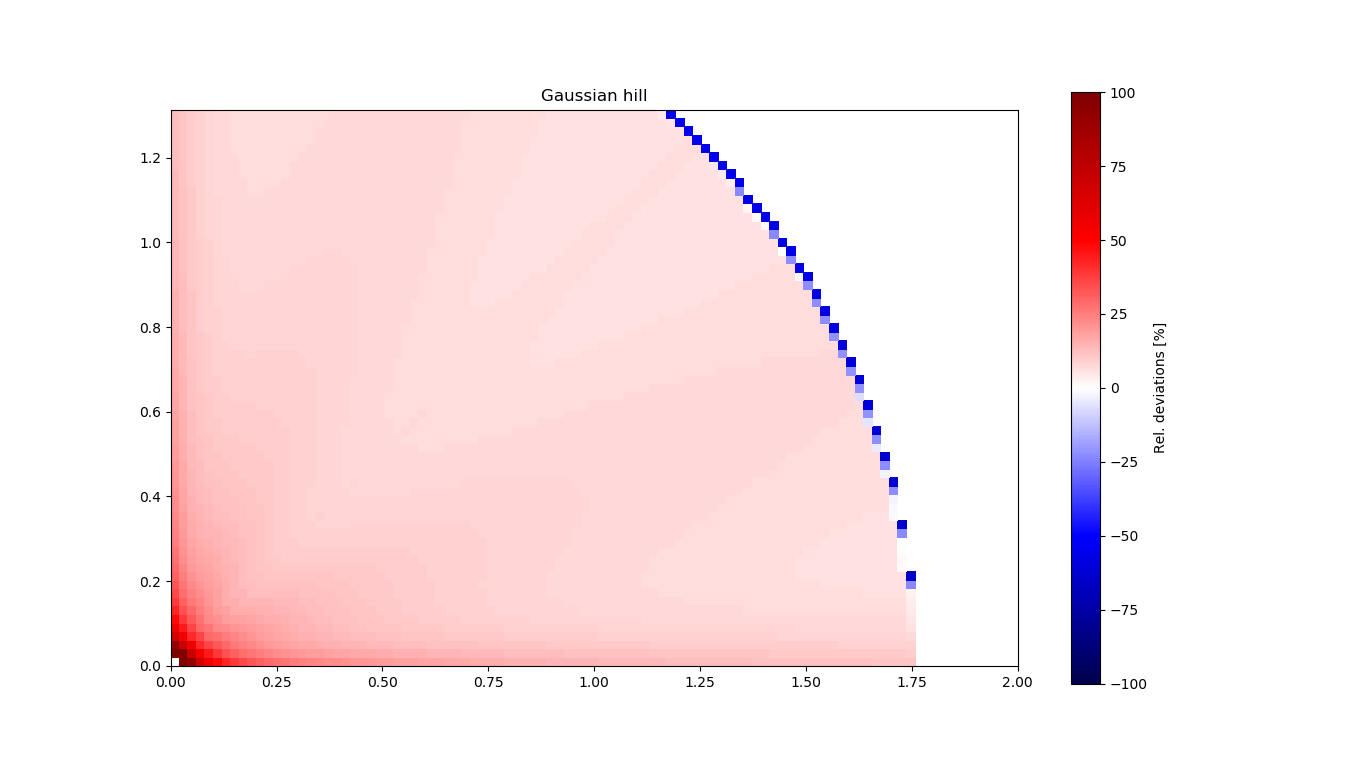

Write the Python code that produced this figure.
import sys
import numpy as np
from mfd import sca
from matplotlib import pyplot as pl

n = int(sys.argv[1])
xr = np.linspace(0, 2, n)
yr = xr[:int(n*.66)]
w = abs(xr[1]-xr[0])
x, y = np.meshgrid(xr, yr)
r = np.sqrt(x*x+y*y)
z = np.exp(-r*r)
z[r > 1.75] = np.nan
a = sca(z, w)
e = 100 * (2 * a - r) / r
e = np.ma.masked_invalid(e)

pl.figure(1, (13.66, 7.68))
pl.title('Gaussian hill')
pl.pcolormesh(x, y, e,
        vmin = -100, vmax = 100,
        cmap = pl.cm.seismic)
cb = pl.colorbar()
cb.set_label(r'Rel. deviations [%]')
pl.axes().set_aspect('equal')
pl.savefig('%s.png' % sys.argv[0][:-3])
